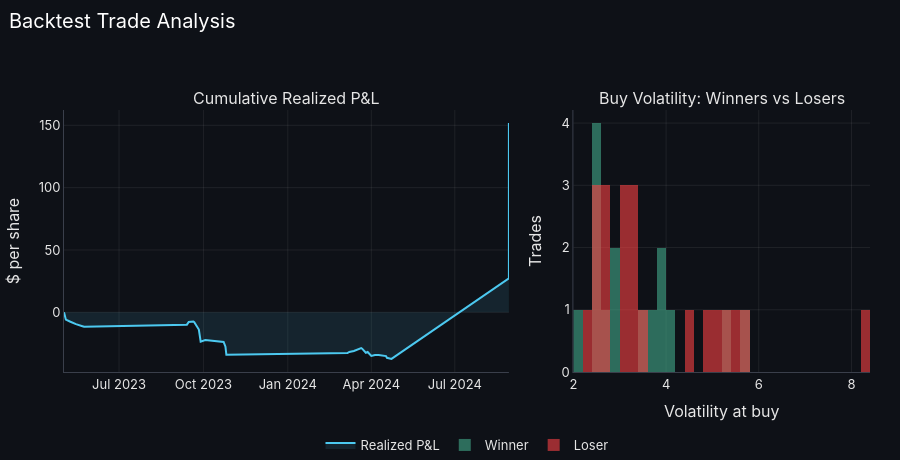

The notebook cell saved with this chart:
### Markdown cell above
## 7. Post-trade analysis

### Code cell
# Post-trade analysis: win rate, profit factor, worst trade and drawdown of realized profit,
# with charts of each trade's profit and the cumulative realized P&L.
stats = trade_statistics(trade_tracker)
print_trade_statistics(stats)
trade_analysis_figure(trade_tracker, stats['realized_pnl']).show()

### Figure 1 — Plotly figure (JSON) as saved in the notebook; plotly's stock layout.template omitted (floating-point values rounded to 4 significant figures)
{"data": [{"fill": "tozeroy", "fillcolor": "rgba(76,201,240,0.1)", "line": {"color": "#4CC9F0", "width": 2}, "mode": "lines", "name": "Realized P&L", "type": "scatter", "x": ["2023-05-02T00:00:00.000000", "2023-05-03T00:00:00.000000", "2023-05-04T00:00:00.000000", "2023-05-09T00:00:00.000000", "2023-05-12T00:00:00.000000", "2023-05-15T00:00:00.000000", "2023-05-23T00:00:00.000000", "2023-05-24T00:00:00.000000", "2023-09-13T00:00:00.000000", "2023-09-15T00:00:00.000000", "2023-09-20T00:00:00.000000", "2023-09-21T00:00:00.000000", "2023-09-26T00:00:00.000000", "2023-09-27T00:00:00.000000", "2023-09-28T00:00:00.000000", "2023-10-03T00:00:00.000000", "2023-10-20T00:00:00.000000", "2023-10-23T00:00:00.000000", "2023-10-25T00:00:00.000000", "2023-10-26T00:00:00.000000", "2024-03-06T00:00:00.000000", "2024-03-08T00:00:00.000000", "2024-03-13T00:00:00.000000", "2024-03-21T00:00:00.000000", "2024-03-22T00:00:00.000000", "2024-03-26T00:00:00.000000", "2024-03-28T00:00:00.000000", "2024-04-01T00:00:00.000000", "2024-04-05T00:00:00.000000", "2024-04-09T00:00:00.000000", "2024-04-17T00:00:00.000000", "2024-04-18T00:00:00.000000", "2024-04-23T00:00:00.000000", "2024-08-29T00:00:00.000000", "2024-08-29T00:00:00.000000", "2024-08-29T00:00:00.000000"], "xaxis": "x", "y": [0.1279, -2.066, -5.805, -7.577, -8.257, -9.489, -11.41, -11.64, -9.907, -7.684, -7.391, -7.944, -13.87, -18.18, -23.49, -22.32, -23.18, -23.83, -27.59, -34.05, -32.73, -31.86, -31.07, -28.72, -29.19, -32.44, -31.82, -35.06, -34.33, -34.31, -35.12, -36.52, -37.39, 27.28, 91.11, 151.8], "yaxis": "y"}, {"marker": {"color": "#43AA8B"}, "name": "Winner", "nbinsx": 30, "opacity": 0.6, "type": "histogram", "x": [2.09, 3.513, 2.517, 2.581, 5.246, 3.728, 3.867, 3.938, 5.761, 4.193, 2.417, 2.437, 2.709, 2.827, 2.895], "xaxis": "x2", "yaxis": "y2"}, {"marker": {"color": "#F94144"}, "name": "Loser", "nbinsx": 30, "opacity": 0.6, "type": "histogram", "x": [2.288, 2.497, 3.127, 3.387, 3.147, 3.356, 3.444, 8.263, 4.925, 5.164, 5.227, 4.414, 2.673, 2.6, 3.163, 5.775, 5.539, 3.346, 2.456, 2.53, 2.667], "xaxis": "x2", "yaxis": "y2"}], "layout": {"annotations": [{"font": {"size": 16}, "showarrow": false, "text": "Cumulative Realized P&L", "x": 0.276, "xanchor": "center", "xref": "paper", "y": 1.0, "yanchor": "bottom", "yref": "paper"}, {"font": {"size": 16}, "showarrow": false, "text": "Buy Volatility: Winners vs Losers", "x": 0.816, "xanchor": "center", "xref": "paper", "y": 1.0, "yanchor": "bottom", "yref": "paper"}], "barmode": "overlay", "height": 460, "hovermode": "closest", "title": {"text": "Backtest Trade Analysis"}, "xaxis": {"anchor": "y", "domain": [0.0, 0.552]}, "xaxis2": {"anchor": "y2", "domain": [0.632, 1.0], "title": {"text": "Volatility at buy"}}, "yaxis": {"anchor": "x", "domain": [0.0, 1.0], "title": {"text": "$ per share"}}, "yaxis2": {"anchor": "x2", "domain": [0.0, 1.0], "title": {"text": "Trades"}}}}
